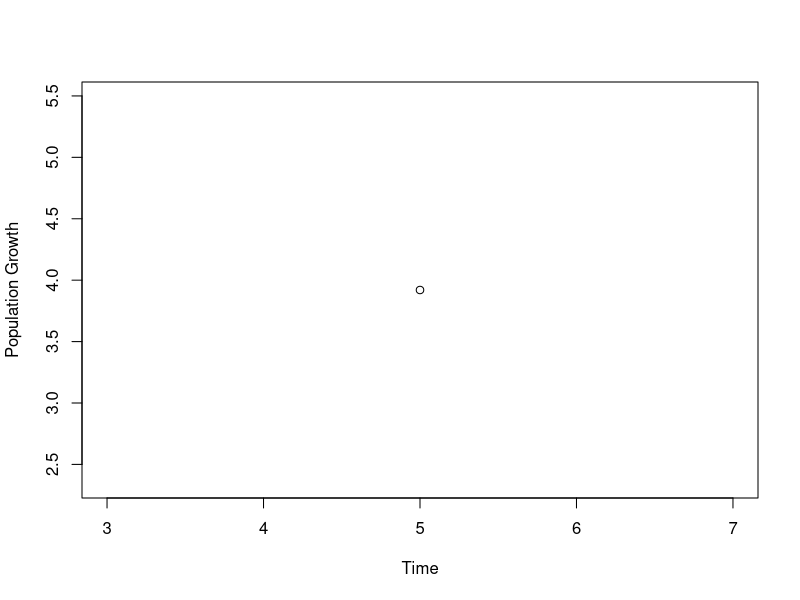
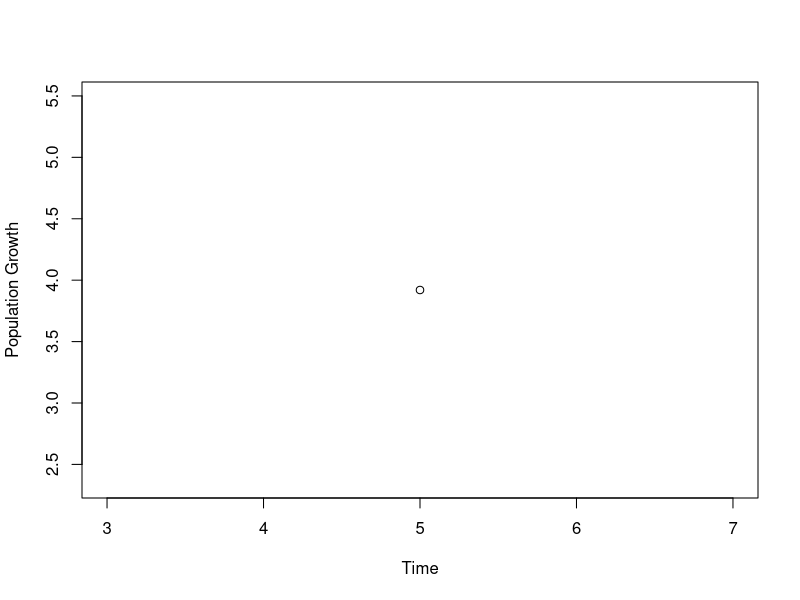
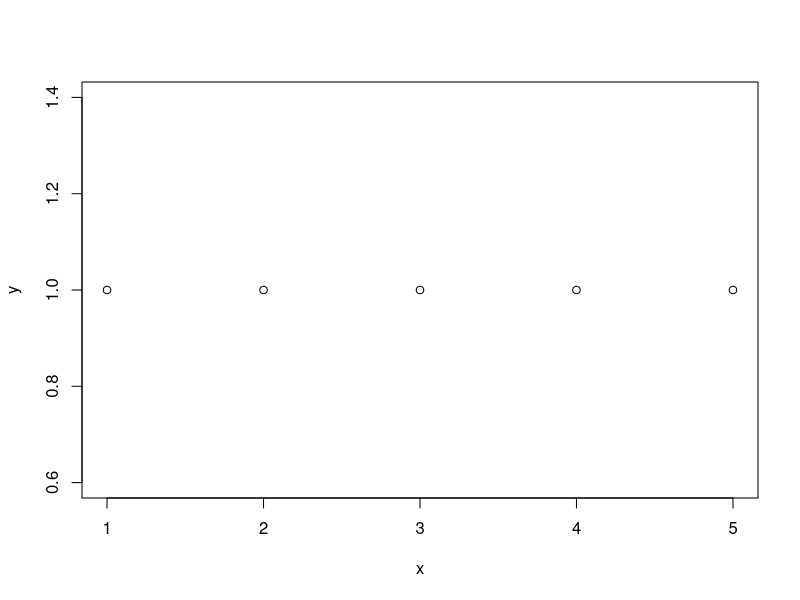

These figures' R source, in order: (Note: this script raises an error after producing the figures.)
#Programming for Biologists 10/24
#control flow exercises

#1. Write a loop that prints out the numbers from 20 to 10
for (i in 20:10){
  print(i)
}

#2. Write a loop that print out only the numbers from 20 to 10 that are even
for(i in 20:10){
  if(i%%2 ==0)
  print(i)
}

#3. Write a function that calculates whether a number is a prime number (hint: what does 2 %% 3 give you?) 
p_func <- function(num){
  if(sum(num/1:num==num%/%1:num)==2)
    print(paste(num, "job: Number"))
}

#checking the function
p_func(7)

#credit: http://stackoverflow.com/questions/19767408/prime-number-function-in-r

#4 Write a loop that prints out the numbers from 1 to 20, printing “Good: NUMBER” if the number is divisible by five and “Job: NUMBER” if then number is prime, and nothing otherwise.

for(num in 1:20){
  if(num%%5==0) {
    print(paste(num, "Good: number")) } else {
      p_func(num)
    }
}

#5. A biologist is modelling population growth using a Gompertz curve, which is defined as y(t) = a.e−b.e−c.t where y is population size, t is time, a and b are parameters, and e is the exponent al function. Write them a function that calculates population size at any time for any values of its parameters.
a= 4 #carrying capacity
b= 3 #displacement rate
c= 1 #population growth rate
t= 5
pop_growth=function(a, b, c, t){
a*exp((-b)*exp((-c)*t)) 
}

#plugging in random numbers
y=pop_growth(a,b,c,t)
y
#6. The biologist likes your function so much they want you to write another function that plots the progress of the population over a given length of time. Write it for them.
pop_plot=function(t, y){
plot(t, y, xlab= "Time", ylab="Population Growth")
}
pop_plot(5, y)

#7. The biologist has fallen in love with your plotting function, but want to colour y values above a as blue, and y values above b as red. Change your function to allow that.
pop_plot=function(t,y){
plot(t, y, xlab= "Time", ylab="Population Growth", col=ifelse(a<y, "blue", ifelse(y>b, "red", "black")))
}
#8. You are beginning to suspect the biologist is taking advantage of you. Modify your function to plot in purple any y value that’s above a and b. Hint: try putting 3==3 & 2==2 and 3==4 | 2==2 into an if statement and see what you get. Using this construction may make this simpler.
pop_plot=function(t,y){
  plot(t, y, xlab= "Time", ylab="Population Growth", col=ifelse(y>a & y>b , "purple", "black"))
}
pop_plot(5, y)

#9. Write a function that draws boxes of a specified width and height that look like this (height 3, width 5):
x=c(1,2,3,4,5)
y=c(1,1,1,1,1)
plot(x,y)
box(which="wdp", 3, 5, "hey")

axis(1, at = 1:7, labels = letters[1:7])
box(lty = '1373', col = 'red')

box(which="figure", lty="dash", )

bx_plot=function(){
  plot()
  
}
